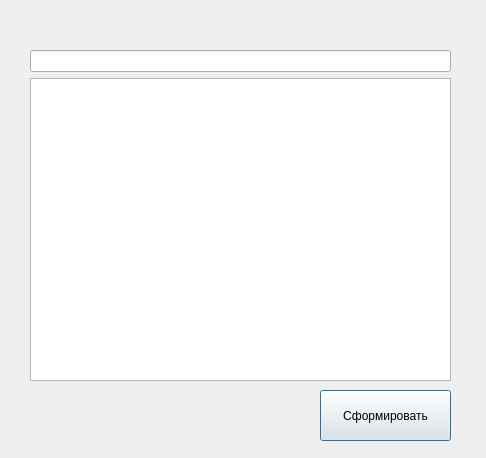
<?xml version="1.0" encoding="UTF-8"?>
<ui version="4.0">
 <class>ForSub</class>
 <widget class="QDialog" name="ForSub">
  <property name="geometry">
   <rect>
    <x>0</x>
    <y>0</y>
    <width>486</width>
    <height>458</height>
   </rect>
  </property>
  <property name="windowTitle">
   <string>Dialog</string>
  </property>
  <widget class="QPushButton" name="pushButton">
   <property name="geometry">
    <rect>
     <x>320</x>
     <y>390</y>
     <width>131</width>
     <height>51</height>
    </rect>
   </property>
   <property name="text">
    <string>Сформировать</string>
   </property>
  </widget>
  <widget class="QWidget" name="">
   <property name="geometry">
    <rect>
     <x>30</x>
     <y>50</y>
     <width>421</width>
     <height>331</height>
    </rect>
   </property>
   <layout class="QVBoxLayout" name="verticalLayout">
    <item>
     <widget class="QLineEdit" name="sub_name"/>
    </item>
    <item>
     <widget class="QTableView" name="subReport"/>
    </item>
   </layout>
  </widget>
 </widget>
 <resources/>
 <connections/>
</ui>
